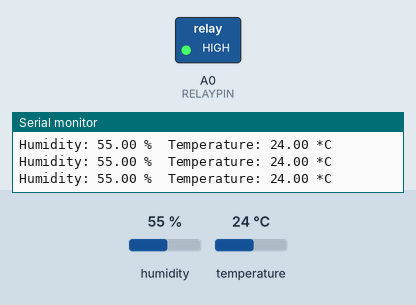
This sketch was run on a simulated Arduino Uno, built with avr-gcc and run on an emulated ATmega328P. Shown: switched loads named in the sketch (green lamp = pin HIGH), the last lines printed to the serial monitor. Inputs (shaded band) come from the test bench; at power-on: temperature 24 °C, humidity 55 %.

Above: at 2.8 s.
2.9 s: temperature set to 22.6 °C
8.9 s: temperature set to 21.5 °C
At 10.8 s:
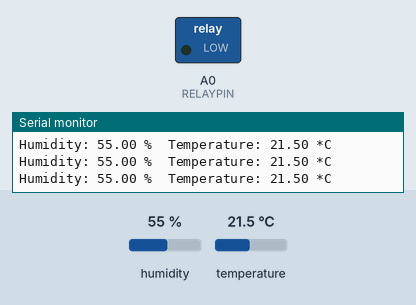
11.7 s: temperature set to 28 °C
At 12.8 s:
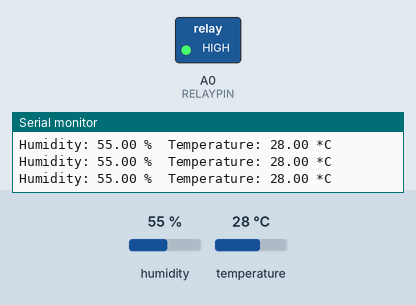
14.4 s: temperature set to 12 °C
At 16.9 s:
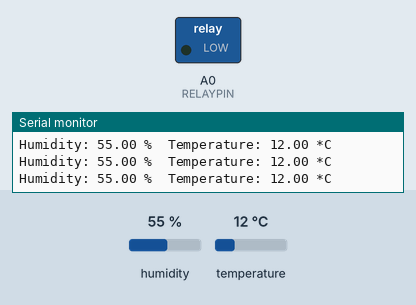
Timing chart, 0 to 18.4 s (numbered marks = the images above; inputs shaded):
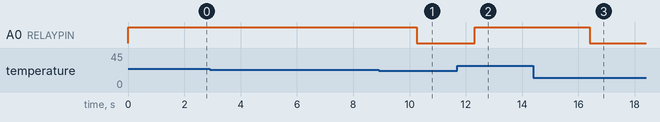

The sketch:

DHT22Thermostat.ino
```cpp
#include "DHT.h"

#define DHTPIN 7
#define RELAYPIN A0

//#define DHTTYPE DHT11   // DHT 11
#define DHTTYPE DHT22   // DHT 22  (AM2302)
//#define DHTTYPE DHT21   // DHT 21 (AM2301)

DHT dht(DHTPIN, DHTTYPE);

void setup() {
  Serial.begin(9600);
  Serial.println("DHTxx test!");
  pinMode(RELAYPIN, OUTPUT);
  digitalWrite(RELAYPIN, HIGH);
  dht.begin();
}

void loop() {
  float h = dht.readHumidity();
  float t = dht.readTemperature();

  if (isnan(t) || isnan(h)) {
    Serial.println("Failed to read from DHT");
  } else {
    Serial.print("Humidity: ");
    Serial.print(h);
    Serial.print(" %\t");
    Serial.print("Temperature: ");
    Serial.print(t);
    Serial.println(" *C");
    if (t > 22.0) digitalWrite(RELAYPIN, HIGH);
    else digitalWrite(RELAYPIN, LOW);
  }
}
```

Measured:
- the behaviour switches between 22.1 and 22 °C on temperature (found by bisection; images 0 and 1)
- after the input at 8.9 s, A0 (RELAYPIN): HIGH → LOW after 1.4 s
- after the input at 11.7 s, A0 (RELAYPIN): LOW → HIGH after 0.61 s
- after the input at 14.4 s, A0 (RELAYPIN): HIGH → LOW after 2.0 s
